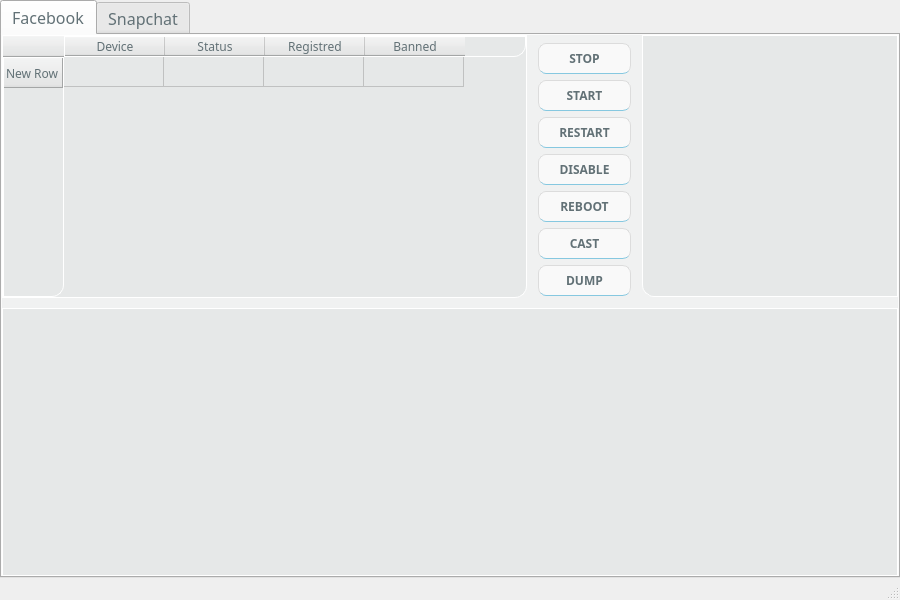
<?xml version="1.0" encoding="UTF-8"?>
<ui version="4.0">
 <class>MainWindow</class>
 <widget class="QMainWindow" name="MainWindow">
  <property name="geometry">
   <rect>
    <x>0</x>
    <y>0</y>
    <width>900</width>
    <height>600</height>
   </rect>
  </property>
  <property name="windowTitle">
   <string>MainWindow</string>
  </property>
  <widget class="QWidget" name="centralwidget">
   <property name="styleSheet">
    <string notr="true">font-family:Candara;
color:#627176;</string>
   </property>
   <layout class="QVBoxLayout" name="verticalLayout">
    <property name="leftMargin">
     <number>0</number>
    </property>
    <property name="topMargin">
     <number>0</number>
    </property>
    <property name="rightMargin">
     <number>0</number>
    </property>
    <property name="bottomMargin">
     <number>0</number>
    </property>
    <item>
     <widget class="QTabWidget" name="tabWidget">
      <property name="font">
       <font>
        <family>Candara</family>
        <pointsize>12</pointsize>
        <weight>50</weight>
        <italic>false</italic>
        <bold>false</bold>
        <underline>false</underline>
        <strikeout>false</strikeout>
        <stylestrategy>PreferAntialias</stylestrategy>
       </font>
      </property>
      <property name="styleSheet">
       <string notr="true">

QTabWidget&gt;QWidget {
color: #49687A;
}</string>
      </property>
      <property name="tabShape">
       <enum>QTabWidget::Rounded</enum>
      </property>
      <property name="currentIndex">
       <number>0</number>
      </property>
      <property name="tabsClosable">
       <bool>false</bool>
      </property>
      <property name="movable">
       <bool>true</bool>
      </property>
      <widget class="QWidget" name="tab_facebook">
       <property name="styleSheet">
        <string notr="true">background-color:#F0F1F1;
</string>
       </property>
       <attribute name="title">
        <string>Facebook</string>
       </attribute>
       <layout class="QVBoxLayout" name="verticalLayout_7">
        <property name="spacing">
         <number>6</number>
        </property>
        <property name="sizeConstraint">
         <enum>QLayout::SetDefaultConstraint</enum>
        </property>
        <property name="leftMargin">
         <number>0</number>
        </property>
        <property name="topMargin">
         <number>0</number>
        </property>
        <property name="rightMargin">
         <number>0</number>
        </property>
        <property name="bottomMargin">
         <number>0</number>
        </property>
        <item>
         <widget class="QWidget" name="widget" native="true">
          <layout class="QVBoxLayout" name="verticalLayout_6">
           <property name="leftMargin">
            <number>0</number>
           </property>
           <property name="topMargin">
            <number>0</number>
           </property>
           <property name="rightMargin">
            <number>0</number>
           </property>
           <property name="bottomMargin">
            <number>0</number>
           </property>
           <item>
            <widget class="QFrame" name="header_frame">
             <property name="sizePolicy">
              <sizepolicy hsizetype="Expanding" vsizetype="Expanding">
               <horstretch>0</horstretch>
               <verstretch>0</verstretch>
              </sizepolicy>
             </property>
             <property name="styleSheet">
              <string notr="true">QPushButton {
	box-shadow:inset 0px 1px 0px 0px #ffffff;
	background:linear-gradient(to bottom, #f9f9f9 5%, #e9e9e9 100%);
	background-color:#f9f9f9;
	border-radius:8px;
	border:1px solid #dcdcdc;
	display:inline-block;
	cursor:pointer;
	color:#627176;
	font-family:Candara;
	font-size:12px;
	font-weight:600;
	padding:6px 20px;
	text-decoration:none;
	text-shadow:0px 1px 0px #ffffff;
	border-bottom:1px solid #86C8E0;
}
QPushButton::hover {
	background:linear-gradient(to bottom, #DFE7EA 5%, #8DB3C3 100%);
	background-color:#F0F1F1;
	border-radius:8px;
	border:1px solid #86C8E0;
	border-bottom:2px solid #86C8E0;

}
QPushButton::pressed {
	background-color: qlineargradient(x1: 0, y1: 0, x2: 0, y2: 1, stop: 0 #f6f7fa, stop: 1 #86C8E0);
    
}
</string>
             </property>
             <property name="frameShape">
              <enum>QFrame::NoFrame</enum>
             </property>
             <property name="frameShadow">
              <enum>QFrame::Raised</enum>
             </property>
             <layout class="QHBoxLayout" name="horizontalLayout">
              <property name="leftMargin">
               <number>0</number>
              </property>
              <property name="topMargin">
               <number>0</number>
              </property>
              <property name="rightMargin">
               <number>0</number>
              </property>
              <property name="bottomMargin">
               <number>0</number>
              </property>
              <item>
               <widget class="QFrame" name="device_frame">
                <property name="sizePolicy">
                 <sizepolicy hsizetype="Expanding" vsizetype="Minimum">
                  <horstretch>5</horstretch>
                  <verstretch>0</verstretch>
                 </sizepolicy>
                </property>
                <property name="frameShape">
                 <enum>QFrame::NoFrame</enum>
                </property>
                <property name="frameShadow">
                 <enum>QFrame::Raised</enum>
                </property>
                <layout class="QVBoxLayout" name="verticalLayout_5">
                 <property name="leftMargin">
                  <number>0</number>
                 </property>
                 <property name="topMargin">
                  <number>0</number>
                 </property>
                 <property name="rightMargin">
                  <number>0</number>
                 </property>
                 <property name="bottomMargin">
                  <number>3</number>
                 </property>
                 <item>
                  <widget class="QTableWidget" name="device_table">
                   <property name="cursor" stdset="0">
                    <cursorShape>PointingHandCursor</cursorShape>
                   </property>
                   <property name="styleSheet">
                    <string notr="true">background-color:#E6E8E8;
border-bottom-right-radius:12px;
border:1px solid #FFFFFF;</string>
                   </property>
                   <property name="frameShape">
                    <enum>QFrame::NoFrame</enum>
                   </property>
                   <property name="lineWidth">
                    <number>0</number>
                   </property>
                   <row>
                    <property name="text">
                     <string>New Row</string>
                    </property>
                   </row>
                   <column>
                    <property name="text">
                     <string>Device</string>
                    </property>
                   </column>
                   <column>
                    <property name="text">
                     <string>Status</string>
                    </property>
                   </column>
                   <column>
                    <property name="text">
                     <string>Registred</string>
                    </property>
                   </column>
                   <column>
                    <property name="text">
                     <string>Banned</string>
                    </property>
                   </column>
                  </widget>
                 </item>
                </layout>
               </widget>
              </item>
              <item>
               <widget class="QFrame" name="btn_frame">
                <property name="sizePolicy">
                 <sizepolicy hsizetype="Preferred" vsizetype="Minimum">
                  <horstretch>0</horstretch>
                  <verstretch>0</verstretch>
                 </sizepolicy>
                </property>
                <property name="styleSheet">
                 <string notr="true"/>
                </property>
                <property name="frameShape">
                 <enum>QFrame::NoFrame</enum>
                </property>
                <property name="frameShadow">
                 <enum>QFrame::Raised</enum>
                </property>
                <layout class="QVBoxLayout" name="verticalLayout_2">
                 <property name="leftMargin">
                  <number>5</number>
                 </property>
                 <property name="topMargin">
                  <number>8</number>
                 </property>
                 <property name="rightMargin">
                  <number>5</number>
                 </property>
                 <property name="bottomMargin">
                  <number>5</number>
                 </property>
                 <item>
                  <widget class="QPushButton" name="btn_stop">
                   <property name="cursor">
                    <cursorShape>PointingHandCursor</cursorShape>
                   </property>
                   <property name="toolTip">
                    <string extracomment="Останавливает выбранные девайсы"/>
                   </property>
                   <property name="toolTipDuration">
                    <number>7</number>
                   </property>
                   <property name="autoFillBackground">
                    <bool>false</bool>
                   </property>
                   <property name="styleSheet">
                    <string notr="true"/>
                   </property>
                   <property name="text">
                    <string>STOP</string>
                   </property>
                   <property name="checkable">
                    <bool>false</bool>
                   </property>
                   <property name="checked">
                    <bool>false</bool>
                   </property>
                   <property name="flat">
                    <bool>false</bool>
                   </property>
                  </widget>
                 </item>
                 <item>
                  <widget class="QPushButton" name="btn_start">
                   <property name="cursor">
                    <cursorShape>PointingHandCursor</cursorShape>
                   </property>
                   <property name="text">
                    <string>START</string>
                   </property>
                  </widget>
                 </item>
                 <item>
                  <widget class="QPushButton" name="btn_restart">
                   <property name="cursor">
                    <cursorShape>PointingHandCursor</cursorShape>
                   </property>
                   <property name="text">
                    <string>RESTART</string>
                   </property>
                  </widget>
                 </item>
                 <item>
                  <widget class="QPushButton" name="btn_disable">
                   <property name="cursor">
                    <cursorShape>PointingHandCursor</cursorShape>
                   </property>
                   <property name="text">
                    <string>DISABLE</string>
                   </property>
                  </widget>
                 </item>
                 <item>
                  <widget class="QPushButton" name="btn_reboot">
                   <property name="font">
                    <font>
                     <family>Candara</family>
                     <pointsize>-1</pointsize>
                     <weight>75</weight>
                     <bold>true</bold>
                     <underline>false</underline>
                     <strikeout>false</strikeout>
                    </font>
                   </property>
                   <property name="cursor">
                    <cursorShape>PointingHandCursor</cursorShape>
                   </property>
                   <property name="toolTip">
                    <string/>
                   </property>
                   <property name="text">
                    <string>REBOOT</string>
                   </property>
                  </widget>
                 </item>
                 <item>
                  <widget class="QPushButton" name="btn_cast">
                   <property name="cursor">
                    <cursorShape>PointingHandCursor</cursorShape>
                   </property>
                   <property name="styleSheet">
                    <string notr="true"/>
                   </property>
                   <property name="text">
                    <string>CAST</string>
                   </property>
                  </widget>
                 </item>
                 <item>
                  <widget class="QPushButton" name="btn_dump">
                   <property name="cursor">
                    <cursorShape>PointingHandCursor</cursorShape>
                   </property>
                   <property name="text">
                    <string>DUMP</string>
                   </property>
                  </widget>
                 </item>
                </layout>
               </widget>
              </item>
              <item>
               <widget class="QFrame" name="stat_frame">
                <property name="sizePolicy">
                 <sizepolicy hsizetype="Expanding" vsizetype="Minimum">
                  <horstretch>0</horstretch>
                  <verstretch>0</verstretch>
                 </sizepolicy>
                </property>
                <property name="frameShape">
                 <enum>QFrame::NoFrame</enum>
                </property>
                <property name="frameShadow">
                 <enum>QFrame::Raised</enum>
                </property>
                <layout class="QVBoxLayout" name="verticalLayout_3">
                 <property name="leftMargin">
                  <number>0</number>
                 </property>
                 <property name="topMargin">
                  <number>0</number>
                 </property>
                 <property name="rightMargin">
                  <number>0</number>
                 </property>
                 <property name="bottomMargin">
                  <number>4</number>
                 </property>
                 <item>
                  <widget class="QListView" name="stat_list">
                   <property name="styleSheet">
                    <string notr="true">background-color:#E6E8E8;
border-bottom-left-radius:12px;
border:1px solid #FFFFFF;
</string>
                   </property>
                   <property name="frameShape">
                    <enum>QFrame::NoFrame</enum>
                   </property>
                   <property name="autoScrollMargin">
                    <number>16</number>
                   </property>
                   <property name="resizeMode">
                    <enum>QListView::Adjust</enum>
                   </property>
                  </widget>
                 </item>
                </layout>
               </widget>
              </item>
             </layout>
            </widget>
           </item>
           <item>
            <widget class="QFrame" name="log_frame">
             <property name="sizePolicy">
              <sizepolicy hsizetype="Expanding" vsizetype="Expanding">
               <horstretch>0</horstretch>
               <verstretch>1</verstretch>
              </sizepolicy>
             </property>
             <property name="frameShape">
              <enum>QFrame::NoFrame</enum>
             </property>
             <property name="frameShadow">
              <enum>QFrame::Raised</enum>
             </property>
             <layout class="QVBoxLayout" name="verticalLayout_4">
              <property name="leftMargin">
               <number>0</number>
              </property>
              <property name="topMargin">
               <number>1</number>
              </property>
              <property name="rightMargin">
               <number>0</number>
              </property>
              <property name="bottomMargin">
               <number>0</number>
              </property>
              <item>
               <widget class="QTextBrowser" name="log_text">
                <property name="cursor" stdset="0">
                 <cursorShape>ArrowCursor</cursorShape>
                </property>
                <property name="styleSheet">
                 <string notr="true">background-color:#E6E8E8;
border:1px solid #FFFFFF;</string>
                </property>
                <property name="frameShape">
                 <enum>QFrame::NoFrame</enum>
                </property>
               </widget>
              </item>
             </layout>
            </widget>
           </item>
          </layout>
         </widget>
        </item>
       </layout>
      </widget>
      <widget class="QWidget" name="tab_snapchat">
       <attribute name="title">
        <string>Snapchat</string>
       </attribute>
      </widget>
     </widget>
    </item>
   </layout>
  </widget>
  <widget class="QStatusBar" name="statusbar"/>
 </widget>
 <resources/>
 <connections/>
</ui>
